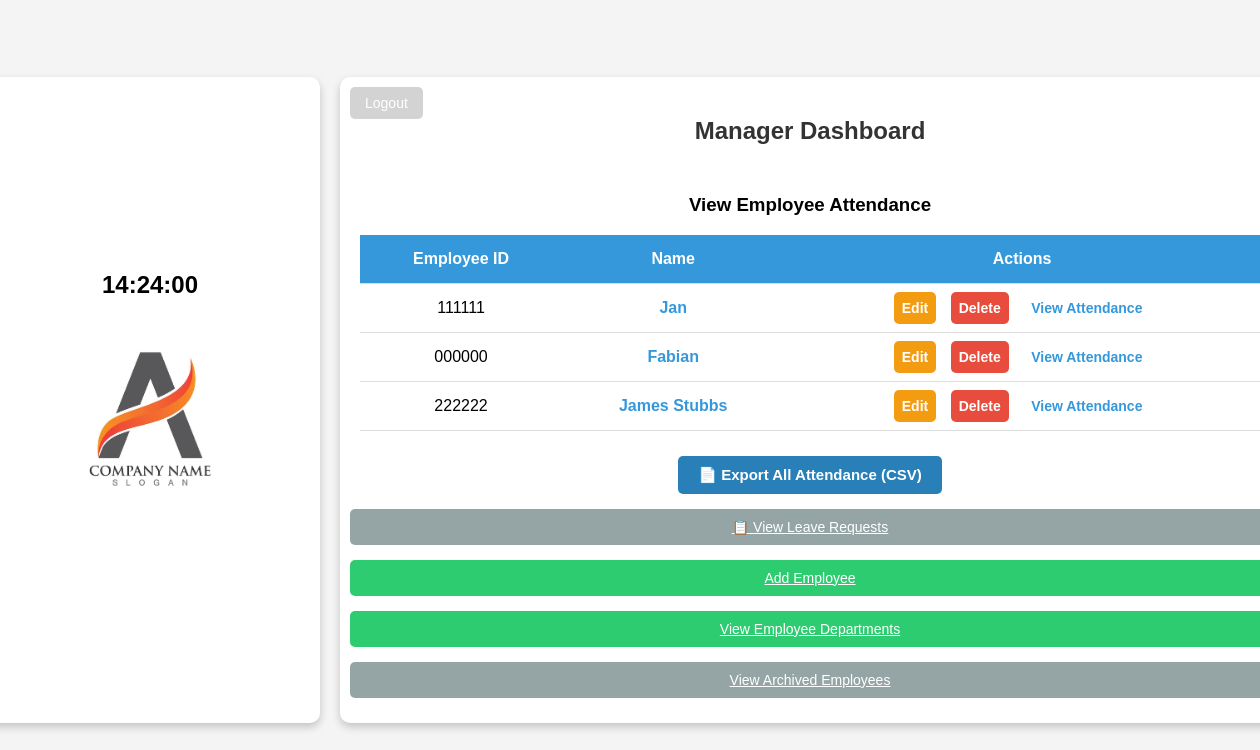
The page /attendance/manager/ on the database as committed earlier.
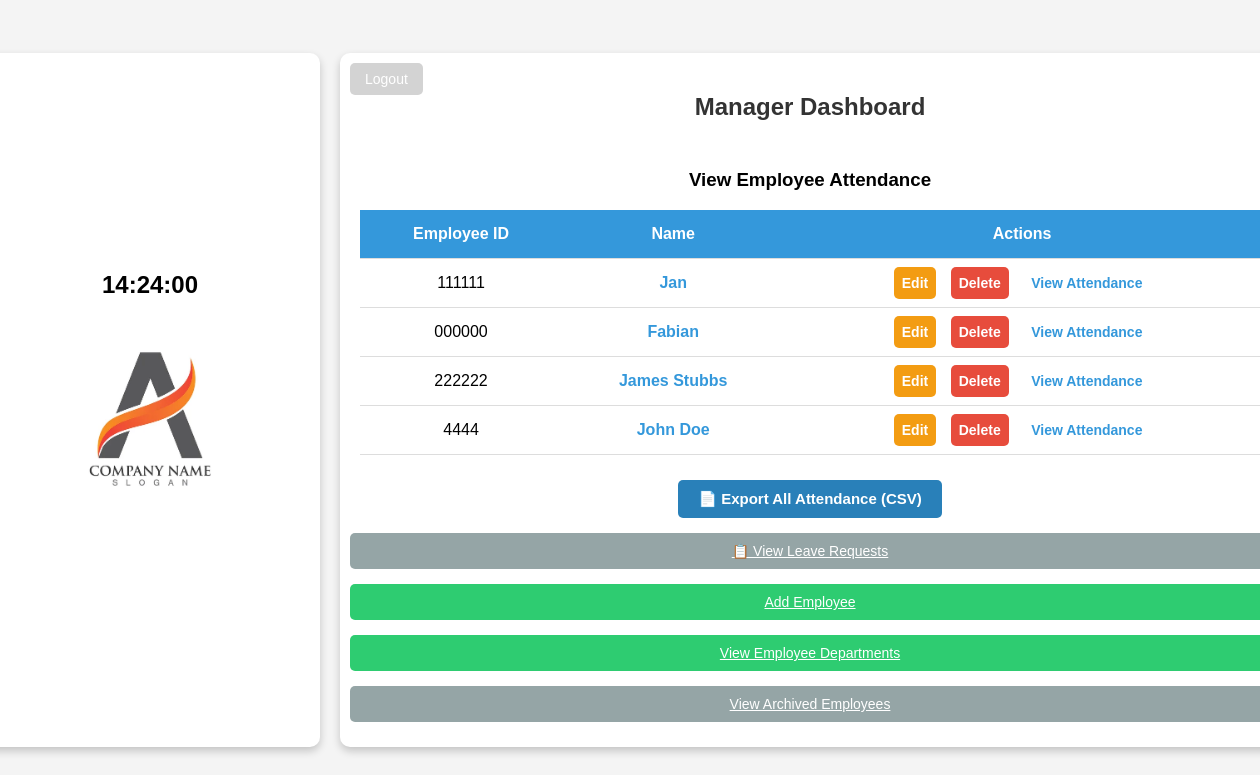
The same page on the database as committed later.
### employees/models.py (models this page shows, shortened)
class Employee(AbstractBaseUser):
    employee_id = models.CharField(max_length=6, unique=True)
    name = models.CharField(max_length=100)
    passcode = models.CharField(max_length=6)
    department = models.ForeignKey(
        Department,
        on_delete=models.CASCADE,
        related_name='employees',
        null=False,
        default=""
    )
    is_manager = models.BooleanField(default=False)
    archived = models.BooleanField(default=False)
    archive_date = models.DateTimeField(null=True, blank=True)
    profile_picture = models.ImageField(upload_to='profile_pictures/', blank=True, null=True,default='profile_pictures/default.jpg')
    objects = EmployeeManager()
    USERNAME_FIELD = 'employee_id'
    REQUIRED_FIELDS = ['name']

### attendance/views.py (the view)
# urls.py: path('manager/', views.manager_dashboard, name='manager_dashboard'),
def manager_dashboard(request):
    employees = Employee.objects.prefetch_related('attendance_set').all()
    return render(request, 'manager_dashboard.html', {'employees': employees})

### employees/templates/employees/manager_dashboard.html (shortened to what this page needs)
<!DOCTYPE html>
<html lang="en">
<head>
    {% load static %}
</head>
<body>
    <div class="wrapper">
        <div class="box left-box">
            <div class="clock" id="clock">00:00:00</div>
            <img src="{% static 'images/logo.jpg' %}" alt="Company Logo" class="logo">
        </div>
        <div class="box right-box">
            <a href="{% url 'logout' %}" class="logout-btn">Logout</a>
            <h2>Manager Dashboard</h2>
            <div class="attendance-container">
                <h3>View Employee Attendance</h3>
                <table>
                    <tr>
                        <th>Employee ID</th>
                        <th>Name</th>
                        <th>Actions</th>
                    </tr>
                    {% for employee in employees %}
                        {% if not employee.archived %}
                        <tr>
                            <td>{{ employee.employee_id }}</td>
                            <td>
                                <a href="{% url 'employee_detail' employee.employee_id %}">
                                    {{ employee.name }}
                                </a>
                            </td>
                            <td>
                                <a href="{% url 'update_employee' employee.employee_id %}" class="button edit-btn">Edit</a>
                                <a href="{% url 'archive_employee' employee.employee_id %}" class="button delete-btn">Delete</a>
                                <a href="{% url 'employee_attendance_records' employee.employee_id %}" class="button view-btn">View Attendance</a>
                            </td>
                        </tr>
                        {% endif %}
                    {% endfor %}
                </table>
                <div class="export-container">
                    <a href="{% url 'export_attendance_csv' %}" class="button export-btn">
                        📄 Export All Attendance (CSV)
                    </a>
                </div>
            </div>
            <a href="{% url 'view_leave_requests' %}" class="button archive-view-btn">📋 View Leave Requests</a>
            <a href="{% url 'add_employee' %}" class="button add-btn">Add Employee</a>
            <a href="{% url 'departments' %}" class="button add-btn">View Employee Departments</a>
            <a href="{% url 'archived_employees' %}" class="button archive-view-btn">View Archived Employees</a>
        </div>
    </div>
</body>
</html>

Rows that differ between the two databases and show on the page:
now on this page (row edited): Employee: employee_id "4444", name "John Doe"
